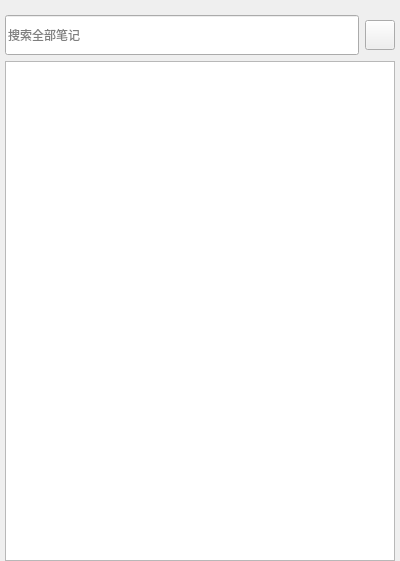
          <widget class="QWidget" name="manageWidget" native="true">
           <property name="sizePolicy">
            <sizepolicy hsizetype="Minimum" vsizetype="Preferred">
             <horstretch>0</horstretch>
             <verstretch>0</verstretch>
            </sizepolicy>
           </property>
           <property name="minimumSize">
            <size>
             <width>400</width>
             <height>0</height>
            </size>
           </property>
           <property name="maximumSize">
            <size>
             <width>600</width>
             <height>16777215</height>
            </size>
           </property>
           <property name="styleSheet">
            <string notr="true"/>
           </property>
           <layout class="QGridLayout" name="gridLayout_4">
            <property name="leftMargin">
             <number>0</number>
            </property>
            <property name="topMargin">
             <number>0</number>
            </property>
            <property name="rightMargin">
             <number>0</number>
            </property>
            <property name="bottomMargin">
             <number>0</number>
            </property>
            <item row="0" column="0">
             <widget class="QStackedWidget" name="stackedWidget">
              <property name="sizePolicy">
               <sizepolicy hsizetype="Minimum" vsizetype="Preferred">
                <horstretch>0</horstretch>
                <verstretch>0</verstretch>
               </sizepolicy>
              </property>
              <property name="minimumSize">
               <size>
                <width>400</width>
                <height>0</height>
               </size>
              </property>
              <property name="maximumSize">
               <size>
                <width>600</width>
                <height>16777215</height>
               </size>
              </property>
              <property name="currentIndex">
               <number>0</number>
              </property>
              <widget class="QWidget" name="page">
               <property name="sizePolicy">
                <sizepolicy hsizetype="Minimum" vsizetype="Preferred">
                 <horstretch>0</horstretch>
                 <verstretch>0</verstretch>
                </sizepolicy>
               </property>
               <property name="minimumSize">
                <size>
                 <width>300</width>
                 <height>0</height>
                </size>
               </property>
               <property name="maximumSize">
                <size>
                 <width>600</width>
                 <height>16777215</height>
                </size>
               </property>
               <layout class="QGridLayout" name="gridLayout_5">
                <property name="leftMargin">
                 <number>5</number>
                </property>
                <property name="topMargin">
                 <number>5</number>
                </property>
                <property name="rightMargin">
                 <number>5</number>
                </property>
                <property name="bottomMargin">
                 <number>0</number>
                </property>
                <item row="1" column="1">
                 <widget class="QPushButton" name="layoutBt">
                  <property name="minimumSize">
                   <size>
                    <width>30</width>
                    <height>30</height>
                   </size>
                  </property>
                  <property name="maximumSize">
                   <size>
                    <width>30</width>
                    <height>30</height>
                   </size>
                  </property>
                  <property name="styleSheet">
                   <string notr="true">border-image: url(:/Image/Uniblog/列表模式.png);</string>
                  </property>
                  <property name="text">
                   <string/>
                  </property>
                 </widget>
                </item>
                <item row="1" column="0">
                 <widget class="QLineEdit" name="searchlineEdit">
                  <property name="minimumSize">
                   <size>
                    <width>0</width>
                    <height>40</height>
                   </size>
                  </property>
                  <property name="styleSheet">
                   <string notr="true"/>
                  </property>
                  <property name="placeholderText">
                   <string>搜索全部笔记</string>
                  </property>
                 </widget>
                </item>
                <item row="2" column="0" colspan="2">
                 <widget class="QListWidget" name="notelistWidget">
                  <property name="sizePolicy">
                   <sizepolicy hsizetype="Minimum" vsizetype="Expanding">
                    <horstretch>0</horstretch>
                    <verstretch>0</verstretch>
                   </sizepolicy>
                  </property>
                  <property name="minimumSize">
                   <size>
                    <width>300</width>
                    <height>500</height>
                   </size>
                  </property>
                  <property name="maximumSize">
                   <size>
                    <width>600</width>
                    <height>16777215</height>
                   </size>
                  </property>
                 </widget>
                </item>
                <item row="0" column="0">
                 <spacer name="verticalSpacer_4">
                  <property name="orientation">
                   <enum>Qt::Vertical</enum>
                  </property>
                  <property name="sizeType">
                   <enum>QSizePolicy::Maximum</enum>
                  </property>
                  <property name="sizeHint" stdset="0">
                   <size>
                    <width>20</width>
                    <height>10</height>
                   </size>
                  </property>
                 </spacer>
                </item>
               </layout>
              </widget>
              <widget class="QWidget" name="page_2"/>
              <widget class="QWidget" name="page_3"/>
             </widget>
            </item>
           </layout>
          </widget>
